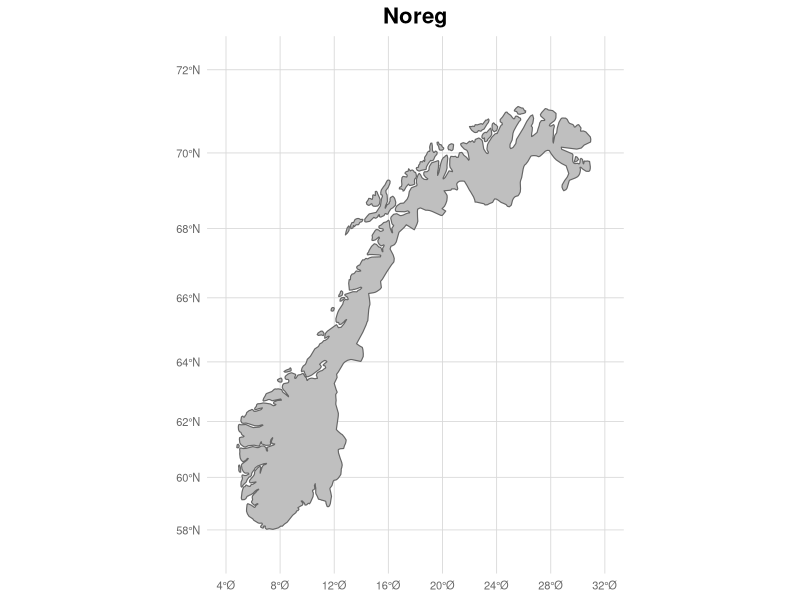

Write the R code that produced this figure.
# Kart over Norge
# Krev pakkar: ggplot2, maps, mapproj
# Merk: fylkesgrenser krev pakken 'mapdata' (install.packages("mapdata"))

library(ggplot2)
library(maps)

# Forsøk å laste mapdata for fylkesgrenser, fall tilbake til world-data
norge_kart <- tryCatch({
  map_data("worldHires", region = "Norway")
}, error = function(e) {
  map_data("world", region = "Norway")
})

# Lag kartet
ggplot(data = norge_kart, aes(x = long, y = lat, group = group)) +
  geom_polygon(fill = "grey75", color = "grey40", linewidth = 0.4) +
  coord_map("mercator", xlim = c(4, 32), ylim = c(57, 72)) +
  scale_x_continuous(
    breaks = seq(4, 32, by = 4),
    labels = paste0(seq(4, 32, by = 4), "\u00b0\u00d8")
  ) +
  scale_y_continuous(
    breaks = seq(58, 72, by = 2),
    labels = paste0(seq(58, 72, by = 2), "\u00b0N")
  ) +
  labs(
    title = "Noreg",
    x = NULL,
    y = NULL
  ) +
  theme_minimal() +
  theme(
    plot.title       = element_text(hjust = 0.5, size = 16, face = "bold"),
    panel.background = element_rect(fill = "white", color = NA),
    plot.background  = element_rect(fill = "white", color = NA),
    panel.grid.major = element_line(color = "grey85", linewidth = 0.3),
    panel.grid.minor = element_blank(),
    axis.text        = element_text(size = 8, color = "grey40")
  )
